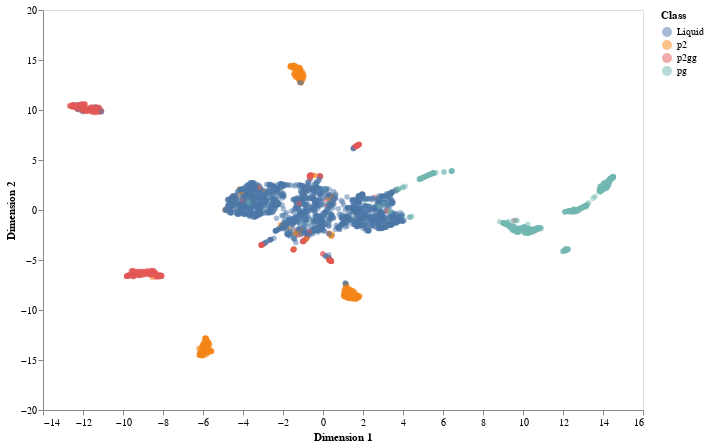

The notebook cell this image was saved under:
### Code cell
X_rt = umap.UMAP().fit_transform(X_o)
fig = plot_dimensionality_reduction(X_rt, y)
fig

### Figure 1 — Vega-Lite specification as saved in the notebook (floating-point values rounded to 4 significant figures; data arrays with more than 128 entries replaced by an {"elided": "..."} marker saying what was removed)
{"$schema": "https://vega.github.io/schema/vega-lite/v2.6.0.json", "config": {"axis": {"grid": false}, "view": {"height": 400, "width": 600}}, "data": {"name": "data-975266f851f3ce84b27e6a4b45c57262"}, "datasets": {"data-975266f851f3ce84b27e6a4b45c57262": {"elided": "3000 records"}}, "encoding": {"color": {"field": "class", "title": "Class", "type": "nominal"}, "x": {"field": "dim1", "title": "Dimension 1", "type": "quantitative"}, "y": {"field": "dim2", "title": "Dimension 2", "type": "quantitative"}}, "mark": {"opacity": 0.5, "type": "circle"}}
